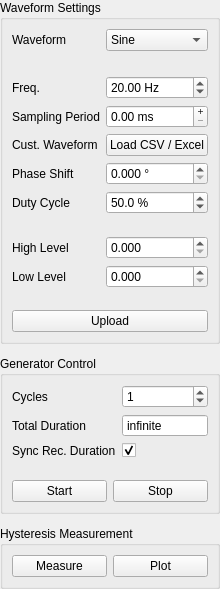
               <widget class="QWidget" name="waveformTab">
                <attribute name="title">
                 <string>Waveform</string>
                </attribute>
                <layout class="QVBoxLayout" name="verticalLayout_4">
                 <property name="spacing">
                  <number>12</number>
                 </property>
                 <property name="leftMargin">
                  <number>0</number>
                 </property>
                 <property name="topMargin">
                  <number>0</number>
                 </property>
                 <property name="rightMargin">
                  <number>0</number>
                 </property>
                 <property name="bottomMargin">
                  <number>0</number>
                 </property>
                 <item>
                  <widget class="QGroupBox" name="waveformGroupBox">
                   <property name="title">
                    <string>Waveform Settings</string>
                   </property>
                   <layout class="QFormLayout" name="formLayout">
                    <item row="0" column="0">
                     <widget class="QLabel" name="wavefomLabel">
                      <property name="text">
                       <string>Waveform</string>
                      </property>
                     </widget>
                    </item>
                    <item row="0" column="1">
                     <widget class="QComboBox" name="waveFormComboBox">
                      <item>
                       <property name="text">
                        <string>Sine</string>
                       </property>
                      </item>
                      <item>
                       <property name="text">
                        <string>Triangle</string>
                       </property>
                      </item>
                      <item>
                       <property name="text">
                        <string>Square</string>
                       </property>
                      </item>
                      <item>
                       <property name="text">
                        <string>Custom</string>
                       </property>
                      </item>
                     </widget>
                    </item>
                    <item row="1" column="0" colspan="2">
                     <spacer name="verticalSpacer_6">
                      <property name="orientation">
                       <enum>Qt::Orientation::Vertical</enum>
                      </property>
                      <property name="sizeType">
                       <enum>QSizePolicy::Policy::Fixed</enum>
                      </property>
                      <property name="sizeHint" stdset="0">
                       <size>
                        <width>167</width>
                        <height>13</height>
                       </size>
                      </property>
                     </spacer>
                    </item>
                    <item row="2" column="0">
                     <widget class="QLabel" name="freqLabel">
                      <property name="text">
                       <string>Freq.</string>
                      </property>
                     </widget>
                    </item>
                    <item row="2" column="1">
                     <widget class="QDoubleSpinBox" name="freqSpinBox">
                      <property name="sizePolicy">
                       <sizepolicy hsizetype="Preferred" vsizetype="Fixed">
                        <horstretch>0</horstretch>
                        <verstretch>0</verstretch>
                       </sizepolicy>
                      </property>
                      <property name="suffix">
                       <string> Hz</string>
                      </property>
                      <property name="minimum">
                       <double>0.010000000000000</double>
                      </property>
                      <property name="maximum">
                       <double>100000.000000000000000</double>
                      </property>
                      <property name="value">
                       <double>20.000000000000000</double>
                      </property>
                     </widget>
                    </item>
                    <item row="3" column="0">
                     <widget class="QLabel" name="waveSamplingPeriodLabel">
                      <property name="text">
                       <string>Sampling Period</string>
                      </property>
                     </widget>
                    </item>
                    <item row="3" column="1">
                     <widget class="QDoubleSpinBox" name="waveSamplingPeriodSpinBox">
                      <property name="readOnly">
                       <bool>false</bool>
                      </property>
                      <property name="buttonSymbols">
                       <enum>QAbstractSpinBox::ButtonSymbols::PlusMinus</enum>
                      </property>
                      <property name="suffix">
                       <string> ms</string>
                      </property>
                      <property name="maximum">
                       <double>3276.800000000000182</double>
                      </property>
                      <property name="singleStep">
                       <double>0.050000000000000</double>
                      </property>
                     </widget>
                    </item>
                    <item row="5" column="0">
                     <widget class="QLabel" name="phaseLabel">
                      <property name="text">
                       <string>Phase Shift</string>
                      </property>
                     </widget>
                    </item>
                    <item row="5" column="1">
                     <widget class="QDoubleSpinBox" name="phaseShiftSpinBox">
                      <property name="sizePolicy">
                       <sizepolicy hsizetype="Preferred" vsizetype="Fixed">
                        <horstretch>0</horstretch>
                        <verstretch>0</verstretch>
                       </sizepolicy>
                      </property>
                      <property name="suffix">
                       <string> °</string>
                      </property>
                      <property name="decimals">
                       <number>3</number>
                      </property>
                      <property name="minimum">
                       <double>0.000000000000000</double>
                      </property>
                      <property name="maximum">
                       <double>360.000000000000000</double>
                      </property>
                      <property name="value">
                       <double>0.000000000000000</double>
                      </property>
                     </widget>
                    </item>
                    <item row="6" column="0">
                     <widget class="QLabel" name="dutyCycleLabel">
                      <property name="text">
                       <string>Duty Cycle</string>
                      </property>
                     </widget>
                    </item>
                    <item row="6" column="1">
                     <widget class="QDoubleSpinBox" name="dutyCycleSpinBox">
                      <property name="suffix">
                       <string> %</string>
                      </property>
                      <property name="decimals">
                       <number>1</number>
                      </property>
                      <property name="minimum">
                       <double>0.100000000000000</double>
                      </property>
                      <property name="value">
                       <double>50.000000000000000</double>
                      </property>
                     </widget>
                    </item>
                    <item row="7" column="1">
                     <spacer name="verticalSpacer_5">
                      <property name="orientation">
                       <enum>Qt::Orientation::Vertical</enum>
                      </property>
                      <property name="sizeType">
                       <enum>QSizePolicy::Policy::Fixed</enum>
                      </property>
                      <property name="sizeHint" stdset="0">
                       <size>
                        <width>0</width>
                        <height>10</height>
                       </size>
                      </property>
                     </spacer>
                    </item>
                    <item row="8" column="0">
                     <widget class="QLabel" name="highLabel">
                      <property name="text">
                       <string>High Level</string>
                      </property>
                     </widget>
                    </item>
                    <item row="8" column="1">
                     <widget class="QDoubleSpinBox" name="highLevelSpinBox">
                      <property name="sizePolicy">
                       <sizepolicy hsizetype="Preferred" vsizetype="Fixed">
                        <horstretch>0</horstretch>
                        <verstretch>0</verstretch>
                       </sizepolicy>
                      </property>
                      <property name="decimals">
                       <number>3</number>
                      </property>
                      <property name="maximum">
                       <double>1000.000000000000000</double>
                      </property>
                     </widget>
                    </item>
                    <item row="9" column="0">
                     <widget class="QLabel" name="lowLabel">
                      <property name="text">
                       <string>Low Level</string>
                      </property>
                     </widget>
                    </item>
                    <item row="9" column="1">
                     <widget class="QDoubleSpinBox" name="lowLevelSpinBox">
                      <property name="sizePolicy">
                       <sizepolicy hsizetype="Preferred" vsizetype="Fixed">
                        <horstretch>0</horstretch>
                        <verstretch>0</verstretch>
                       </sizepolicy>
                      </property>
                      <property name="decimals">
                       <number>3</number>
                      </property>
                      <property name="maximum">
                       <double>1000.000000000000000</double>
                      </property>
                     </widget>
                    </item>
                    <item row="12" column="0" colspan="2">
                     <widget class="QPushButton" name="uploadButton">
                      <property name="sizePolicy">
                       <sizepolicy hsizetype="Preferred" vsizetype="Fixed">
                        <horstretch>0</horstretch>
                        <verstretch>0</verstretch>
                       </sizepolicy>
                      </property>
                      <property name="text">
                       <string>Upload</string>
                      </property>
                      <property name="checkable">
                       <bool>true</bool>
                      </property>
                     </widget>
                    </item>
                    <item row="11" column="0">
                     <spacer name="verticalSpacer_4">
                      <property name="orientation">
                       <enum>Qt::Orientation::Vertical</enum>
                      </property>
                      <property name="sizeType">
                       <enum>QSizePolicy::Policy::Fixed</enum>
                      </property>
                      <property name="sizeHint" stdset="0">
                       <size>
                        <width>20</width>
                        <height>10</height>
                       </size>
                      </property>
                     </spacer>
                    </item>
                    <item row="4" column="0">
                     <widget class="QLabel" name="customLabel">
                      <property name="text">
                       <string>Cust. Waveform</string>
                      </property>
                     </widget>
                    </item>
                    <item row="4" column="1">
                     <widget class="QPushButton" name="importButton">
                      <property name="text">
                       <string>Load CSV / Excel</string>
                      </property>
                     </widget>
                    </item>
                   </layout>
                  </widget>
                 </item>
                 <item>
                  <widget class="QGroupBox" name="generatorGroupBox">
                   <property name="title">
                    <string>Generator Control</string>
                   </property>
                   <layout class="QFormLayout" name="formLayout_2">
                    <item row="0" column="1">
                     <widget class="QSpinBox" name="cyclesSpinBox">
                      <property name="sizePolicy">
                       <sizepolicy hsizetype="Preferred" vsizetype="Fixed">
                        <horstretch>0</horstretch>
                        <verstretch>0</verstretch>
                       </sizepolicy>
                      </property>
                      <property name="maximum">
                       <number>65535</number>
                      </property>
                      <property name="value">
                       <number>1</number>
                      </property>
                     </widget>
                    </item>
                    <item row="0" column="0">
                     <widget class="QLabel" name="cyclesLabel">
                      <property name="text">
                       <string>Cycles</string>
                      </property>
                     </widget>
                    </item>
                    <item row="1" column="0">
                     <widget class="QLabel" name="totalDurationLabel">
                      <property name="text">
                       <string>Total Duration</string>
                      </property>
                     </widget>
                    </item>
                    <item row="1" column="1">
                     <widget class="QSpinBox" name="waveformDurationSpinBox">
                      <property name="readOnly">
                       <bool>true</bool>
                      </property>
                      <property name="buttonSymbols">
                       <enum>QAbstractSpinBox::ButtonSymbols::NoButtons</enum>
                      </property>
                      <property name="specialValueText">
                       <string>infinite</string>
                      </property>
                      <property name="suffix">
                       <string> ms</string>
                      </property>
                      <property name="maximum">
                       <number>16777215</number>
                      </property>
                     </widget>
                    </item>
                    <item row="4" column="0" colspan="2">
                     <layout class="QHBoxLayout" name="horizontalLayout_6">
                      <item>
                       <widget class="QPushButton" name="startWaveformButton">
                        <property name="sizePolicy">
                         <sizepolicy hsizetype="Preferred" vsizetype="Fixed">
                          <horstretch>0</horstretch>
                          <verstretch>0</verstretch>
                         </sizepolicy>
                        </property>
                        <property name="text">
                         <string>Start</string>
                        </property>
                       </widget>
                      </item>
                      <item>
                       <widget class="QPushButton" name="stopWaveformButton">
                        <property name="sizePolicy">
                         <sizepolicy hsizetype="Preferred" vsizetype="Fixed">
                          <horstretch>0</horstretch>
                          <verstretch>0</verstretch>
                         </sizepolicy>
                        </property>
                        <property name="text">
                         <string>Stop</string>
                        </property>
                       </widget>
                      </item>
                     </layout>
                    </item>
                    <item row="2" column="1">
                     <widget class="QCheckBox" name="recSyncCheckBox">
                      <property name="text">
                       <string/>
                      </property>
                      <property name="checked">
                       <bool>true</bool>
                      </property>
                      <property name="toggleSwitch" stdset="0">
                       <bool>true</bool>
                      </property>
                     </widget>
                    </item>
                    <item row="2" column="0">
                     <widget class="QLabel" name="recSyncLabel">
                      <property name="text">
                       <string>Sync Rec. Duration</string>
                      </property>
                     </widget>
                    </item>
                    <item row="3" column="0">
                     <spacer name="verticalSpacer_8">
                      <property name="orientation">
                       <enum>Qt::Orientation::Vertical</enum>
                      </property>
                      <property name="sizeType">
                       <enum>QSizePolicy::Policy::Fixed</enum>
                      </property>
                      <property name="sizeHint" stdset="0">
                       <size>
                        <width>20</width>
                        <height>10</height>
                       </size>
                      </property>
                     </spacer>
                    </item>
                   </layout>
                  </widget>
                 </item>
                 <item>
                  <widget class="QGroupBox" name="hysteresisGroupBox">
                   <property name="title">
                    <string>Hysteresis Measurement</string>
                   </property>
                   <layout class="QHBoxLayout" name="horizontalLayout_3">
                    <item>
                     <widget class="QPushButton" name="measureHysteresisButton">
                      <property name="text">
                       <string>Measure</string>
                      </property>
                     </widget>
                    </item>
                    <item>
                     <widget class="QPushButton" name="plotHysteresisButton">
                      <property name="text">
                       <string>Plot</string>
                      </property>
                     </widget>
                    </item>
                   </layout>
                  </widget>
                 </item>
                 <item>
                  <spacer name="verticalSpacer_7">
                   <property name="orientation">
                    <enum>Qt::Orientation::Vertical</enum>
                   </property>
                   <property name="sizeHint" stdset="0">
                    <size>
                     <width>0</width>
                     <height>0</height>
                    </size>
                   </property>
                  </spacer>
                 </item>
                </layout>
               </widget>
